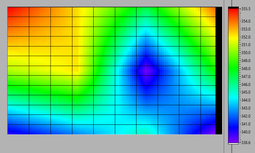
#> input picture metirial_lab/termo_anlysis/0cm.png, 255 x 153 px, shrunk from 768 x 461 before the run
$ python oven.py
#> lines starting #> are read from the running program, lines starting #| are printed output that depends on the picture; after the words box and inside, x2 and y2 are one past the last pixel; in counts of white or black regions, pixels touching at a corner belong together
#!/usr/bin/env python
# -*- coding: utf-8 -*-

"""
Thermal Map Analysis
1) Graph 1: Max/Min Temperature vs. Distance
2) Graph 2: Red Fraction (%) and Blue+Purple Fraction (%) vs. Distance

We still do temperature mapping for the first graph using calibration.
For the second graph, we ignore temperature and directly measure how many
pixels are "red" vs. "blue+purple" in each image (in HSV space).
"""

import cv2
import numpy as np
import pytesseract
import re
import matplotlib.pyplot as plt
import sys

# ----------------------------------------------------------------------
# 1) Configuration
# ----------------------------------------------------------------------

pytesseract.pytesseract.tesseract_cmd = r'C:\Program Files\Tesseract-OCR\tesseract.exe'

CALIBRATION_VALUES = {
    "0cm.png": (355.5, 338.6),
    "5cm.png": (359.3, 345.1),
    "10cm.png": (363.4, 338.2),
    "15cm.png": (373.6, 348.2),
    "20cm.png": (375.0, 350.7),
    "25cm.png": (367.7, 323.8)
}

IMAGE_FILES = ["0cm.png", "5cm.png", "10cm.png", "15cm.png", "20cm.png", "25cm.png"]
DISTANCES_CM = [0, 5, 10, 15, 20, 25]


# ----------------------------------------------------------------------
# 2) Helper Functions
# ----------------------------------------------------------------------

def extract_colorbar(image, width_percent=0.05):
    """
    Extract the rightmost 'width_percent' portion as the colorbar,
    leaving the rest as the 'thermal_map'.
    """
    h, w = image.shape[:2]
    bar_w = int(w * width_percent)
    colorbar = image[:, w - bar_w:]
    thermal_map = image[:, :w - bar_w]
    return colorbar, thermal_map


def ocr_temperature_values(colorbar):
    """
    Fallback for OCR if no calibration is found.
    """
    gray = cv2.cvtColor(colorbar, cv2.COLOR_BGR2GRAY)
    blur = cv2.medianBlur(gray, 3)
    _, thresh = cv2.threshold(blur, 0, 255, cv2.THRESH_BINARY + cv2.THRESH_OTSU)
    thresh = cv2.bitwise_not(thresh)
    config_str = "--psm 6 --oem 3 -c tessedit_char_whitelist=-.0123456789"
    text = pytesseract.image_to_string(thresh, config=config_str, lang='eng')
    print("Debug OCR text:", text)

    numbers = re.findall(r'-?\d+\.\d+|-?\d+', text)
    if len(numbers) < 2:
        print("Warning: Less than two numbers detected; returning NaN.")
        return np.nan, np.nan
    num1, num2 = float(numbers[0]), float(numbers[1])
    return max(num1, num2), min(num1, num2)


def build_gradient_mapping(colorbar, max_temp, min_temp):
    """
    Convert each row in the colorbar to an average BGR color,
    linearly mapped from max_temp (top) to min_temp (bottom).
    """
    h = colorbar.shape[0]
    gradient_colors = np.mean(colorbar, axis=1)  # shape: (h, 3)
    gradient_temps = np.linspace(max_temp, min_temp, num=h)
    return gradient_colors, gradient_temps


def map_pixel_to_temperature(pixel_bgr, gradient_colors, gradient_temps):
    """
    Find closest row color in gradient_colors by Euclidean distance.
    """
    distances = np.linalg.norm(gradient_colors - pixel_bgr, axis=1)
    idx = np.argmin(distances)
    return gradient_temps[idx]


def convert_thermal_map_to_temperature(thermal_map, gradient_colors, gradient_temps):
    """
    Map each pixel in 'thermal_map' to a temperature via 'map_pixel_to_temperature'.
    """
    h, w = thermal_map.shape[:2]
    temp_array = np.zeros((h, w), dtype=float)
    for i in range(h):
        for j in range(w):
            temp_array[i, j] = map_pixel_to_temperature(thermal_map[i, j, :],
                                                        gradient_colors,
                                                        gradient_temps)
    return temp_array


def compute_image_metrics(temp_array):
    """
    Temperature-based metrics:
      - max, min
      - top 10% "high temp" threshold => high_temp_percentage
    """
    t_max = np.nanmax(temp_array)
    t_min = np.nanmin(temp_array)
    # We won't use std_temp if we don't need error bars, but let's keep it.
    t_std = np.nanstd(temp_array)

    threshold = t_min + 0.9 * (t_max - t_min)
    high_pixels = np.sum(temp_array >= threshold)
    total_px = temp_array.size
    if total_px < 1:
        high_pct = 0.0
    else:
        high_pct = 100.0 * high_pixels / total_px

    return {
        'max_temp_image': t_max,
        'min_temp_image': t_min,
        'std_temp': t_std,
        'high_temp_percentage': high_pct
    }


def compute_red_fraction(thermal_map):
    """
    Detect "red" in the thermal_map by HSV thresholding.
    Typically hue ranges for red are split:
      1) [0..10]
      2) [170..180]
    Adjust as needed for your images.
    """
    hsv = cv2.cvtColor(thermal_map, cv2.COLOR_BGR2HSV)
    # Lower red range
    lower_red1 = np.array([0, 70, 50], dtype=np.uint8)
    upper_red1 = np.array([10, 255, 255], dtype=np.uint8)
    # Upper red range
    lower_red2 = np.array([170, 70, 50], dtype=np.uint8)
    upper_red2 = np.array([180, 255, 255], dtype=np.uint8)

    mask1 = cv2.inRange(hsv, lower_red1, upper_red1)
    mask2 = cv2.inRange(hsv, lower_red2, upper_red2)
    red_mask = cv2.bitwise_or(mask1, mask2)

    total_px = thermal_map.size // 3  # since shape is (h,w,3)
    if total_px < 1:
        return 0.0
    red_pixels = np.sum(red_mask > 0)
    return 100.0 * red_pixels / total_px


def compute_bluepurple_fraction(thermal_map):
    """
    Detect "blue+purple" in HSV.  This is approximate;
    you might want to refine the hue range based on your images.

    Here, let's pick hue ~ [100..160], saturation >=70, value >=50.
    """
    hsv = cv2.cvtColor(thermal_map, cv2.COLOR_BGR2HSV)
    lower_bp = np.array([100, 70, 50], dtype=np.uint8)
    upper_bp = np.array([160, 255, 255], dtype=np.uint8)

    mask_bp = cv2.inRange(hsv, lower_bp, upper_bp)

    total_px = thermal_map.size // 3
    if total_px < 1:
        return 0.0
    bp_pixels = np.sum(mask_bp > 0)
    return 100.0 * bp_pixels / total_px


# ----------------------------------------------------------------------
# 3) Main Processing
# ----------------------------------------------------------------------
def process_image(image_path):
    """
    1) Load image, separate colorbar from thermal_map
    2) Build temperature array from calibration or OCR
    3) Compute temperature-based metrics
    4) Also compute color-based fractions (red + blue/purple)
    """
    img = cv2.imread(image_path)
    if img is None:
        raise FileNotFoundError(f"Image not found: {image_path}")

    colorbar, thermal_map = extract_colorbar(img, 0.05)

    if image_path in CALIBRATION_VALUES:
        max_temp, min_temp = CALIBRATION_VALUES[image_path]
        print(f"Using calibration for {image_path}: max={max_temp}, min={min_temp}")
    else:
        max_temp, min_temp = ocr_temperature_values(colorbar)

    gradient_colors, gradient_temps = build_gradient_mapping(colorbar, max_temp, min_temp)
    temp_array = convert_thermal_map_to_temperature(thermal_map, gradient_colors, gradient_temps)
    temp_metrics = compute_image_metrics(temp_array)

    red_pct = compute_red_fraction(thermal_map)
    blue_pct = compute_bluepurple_fraction(thermal_map)

    return {
        'mapped_max_temp': temp_metrics['max_temp_image'],
        'mapped_min_temp': temp_metrics['min_temp_image'],
        'high_temp_percentage': temp_metrics['high_temp_percentage'],
        'red_fraction': red_pct,
        'bluepurple_fraction': blue_pct
    }


def main():
    mapped_max_temps = []
    mapped_min_temps = []
    high_temp_percents = []
    red_percentages = []
    bluepurple_percentages = []

    # Process images
    for img_file, dist in zip(IMAGE_FILES, DISTANCES_CM):
        results = process_image(img_file)
#> in process_image, img is the input picture: shape (153, 255, 3); mean B, G, R 129.8, 183.8, 94.5
#> in extract_colorbar, `thermal_map = image[:, :w - bar_w]`:
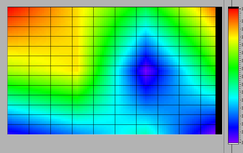
#> thermal_map: shape (153, 243, 3); mean B, G, R 127.9, 184.5, 90.9
#> in build_gradient_mapping, `gradient_colors = np.mean(colorbar, axis=1)`: gradient_colors = 153 rows, first 8: [179, 179, 179], [179, 179, 179], [179, 179, 179], [179, 179, 179], [179, 179, 179], [178.8, 178.9, 178.9], [179.6, 179.6, 179.5], [156.2, 156.1, 155.9]
#> in process_image, `gradient_colors, gradient_temps = build_gradient_mapping(colorbar, max..`: gradient_temps = 153 values, max 355.5 at index 0, min 338.6 at index 152, mean 347.1
#> after the loop in convert_thermal_map_to_temperature, `for i in range(h):`:
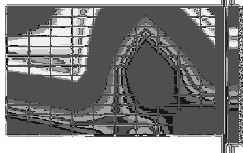
#> temp_array: shape (153, 243) float64; min 339.4, max 355.5, mean 347.3; drawn with min black and max white
#> in compute_red_fraction, `hsv = cv2.cvtColor(thermal_map, cv2.COLOR_BGR2HSV)`: hsv: shape (153, 243, 3); mean H, S, V 57, 193.6, 220.6
#> in compute_red_fraction, `mask1 = cv2.inRange(hsv, lower_red1, upper_red1)`:
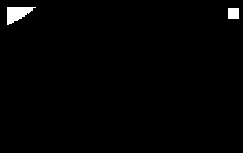
#> mask1: shape (153, 243); 1.1% white; 2 white regions, box (x1, y1, x2, y2) and area: (7, 7, 36, 25) 305, (228, 8, 239, 19) 121
#> in compute_red_fraction, `mask2 = cv2.inRange(hsv, lower_red2, upper_red2)`: mask2: shape (153, 243); every value is 0
#> in compute_bluepurple_fraction, `mask_bp = cv2.inRange(hsv, lower_bp, upper_bp)`:
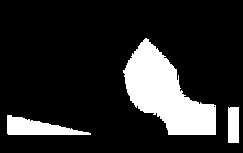
#> mask_bp: shape (153, 243); 16.1% white; 3 white regions, box (x1, y1, x2, y2) and area: (123, 38, 216, 135) 4658, (7, 115, 91, 135) 936, (228, 107, 239, 143) 395
        mapped_max_temps.append(results['mapped_max_temp'])
        mapped_min_temps.append(results['mapped_min_temp'])
        high_temp_percents.append(results['high_temp_percentage'])
        red_percentages.append(results['red_fraction'])
        bluepurple_percentages.append(results['bluepurple_fraction'])
#> pass 2 of the loop in main, `for img_file, dist in zip(IMAGE_FILES, DISTANCES_CM):`:
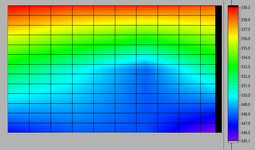
#> input picture metirial_lab/termo_anlysis/5cm.png, 255 x 150 px, shrunk from 770 x 453 before the run
#> in process_image, img is the input picture: shape (150, 255, 3); mean B, G, R 142.5, 168.3, 88.3
#> thermal_map: shape (150, 243, 3)
#> after the loop in convert_thermal_map_to_temperature (call 2), `for i in range(h):`:
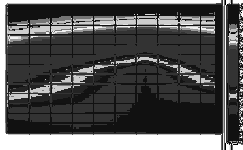
#> temp_array: shape (150, 243) float64; min 345.7, max 359.3, mean 350.2; drawn with min black and max white
#> hsv: shape (150, 243, 3); mean H, S, V 61.1, 195.7, 221.2
#> mask1: shape (150, 243); 2.7% white; 3 white regions (1 under 20 px), largest, box (x1, y1, x2, y2) and area: (8, 6, 214, 16) 882, (228, 7, 238, 18) 102
#> mask2: shape (150, 243); every value is 0
#> in compute_bluepurple_fraction (call 2), `mask_bp = cv2.inRange(hsv, lower_bp, upper_bp)`:
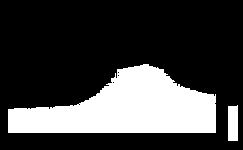
#> mask_bp: shape (150, 243); 25.4% white; 2 white regions, box (x1, y1, x2, y2) and area: (8, 64, 216, 133) 8894, (228, 105, 238, 141) 351
#> pass 3 of the loop in main, `for img_file, dist in zip(IMAGE_FILES, DISTANCES_CM):`:
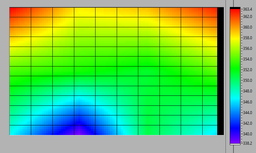
#> input picture metirial_lab/termo_anlysis/10cm.png, 256 x 153 px, shrunk from 772 x 460 before the run
#> in process_image, img is the input picture: shape (153, 256, 3); mean B, G, R 92.6, 200.3, 105.1
#> thermal_map: shape (153, 244, 3)
#> after the loop in convert_thermal_map_to_temperature (call 3), `for i in range(h):`:
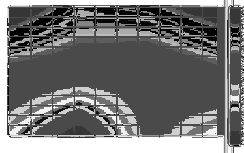
#> temp_array: shape (153, 244) float64; min 339.5, max 363.4, mean 350.6; drawn with min black and max white
#> hsv: shape (153, 244, 3); mean H, S, V 48.2, 192.7, 220.4
#> mask1: shape (153, 244); 1.3% white; 3 white regions, box (x1, y1, x2, y2) and area: (9, 7, 35, 21) 218, (192, 7, 218, 17) 156, (230, 9, 240, 20) 102
#> mask2: shape (153, 244); every value is 0
#> in compute_bluepurple_fraction (call 3), `mask_bp = cv2.inRange(hsv, lower_bp, upper_bp)`:
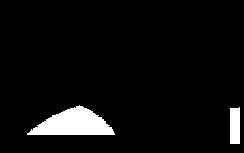
#> mask_bp: shape (153, 244); 5.3% white; 2 white regions, box (x1, y1, x2, y2) and area: (27, 105, 115, 135) 1603, (230, 107, 240, 144) 361
#> the loop made 6 passes; the first 3 are shown

    # ----- Graph 1: Temperature vs. Distance -----
    plt.figure()
    plt.plot(DISTANCES_CM, mapped_max_temps, '-o', color='red', label='Max Temp')
    plt.plot(DISTANCES_CM, mapped_min_temps, '-s',color='blue', label='Min Temp')
    plt.title('Max & Min Temperature vs. Distance (cm)')
    plt.xlabel('Distance (cm)')
    plt.ylabel('Temperature (°C)')
    plt.grid(True)
    plt.legend()
    plt.savefig("temperature_graph.png")
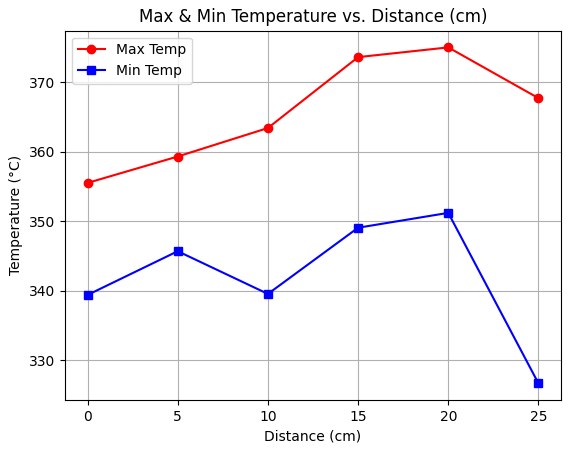
#> figure drawn by matplotlib, 1 panel
    plt.close()

    # ----- Graph 2: Color Fractions vs. Distance -----
    plt.figure()
    plt.plot(DISTANCES_CM, red_percentages, '-o', color='red', label='Hot area (%)')
    plt.plot(DISTANCES_CM, bluepurple_percentages, '-s', color='blue', label='Cold area (%)')
    plt.title('Hot & Cold Fractions vs. Distance (cm)')
    plt.xlabel('Distance (cm)')
    plt.ylabel('Pixels (%)')
    plt.grid(True)
    plt.legend()
    plt.savefig("color_fractions_graph.png")
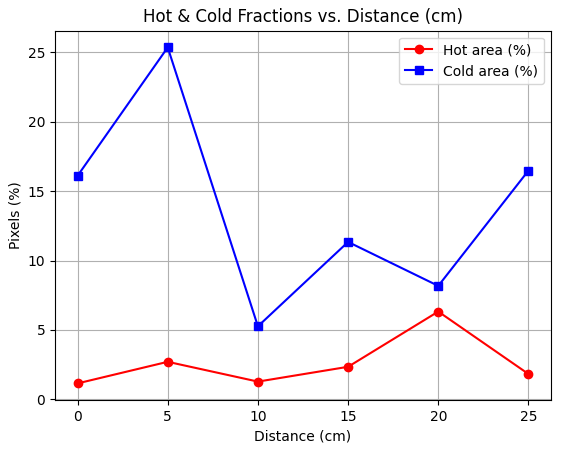
#> figure drawn by matplotlib, 1 panel
    plt.close()

    # End
    sys.exit(0)
#> (the program exits here)
